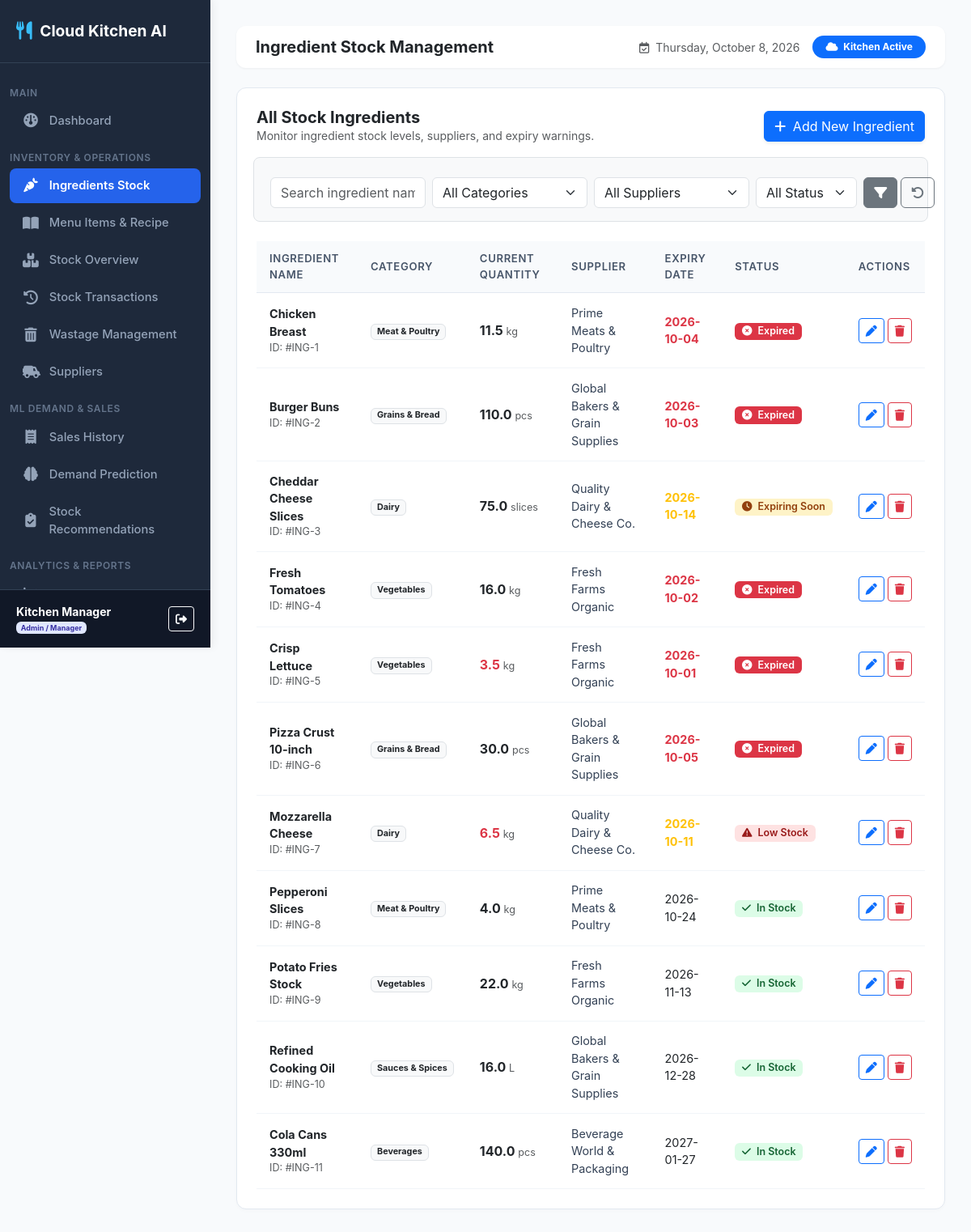
Before: /ingredients/ (signed in) with the older database file.
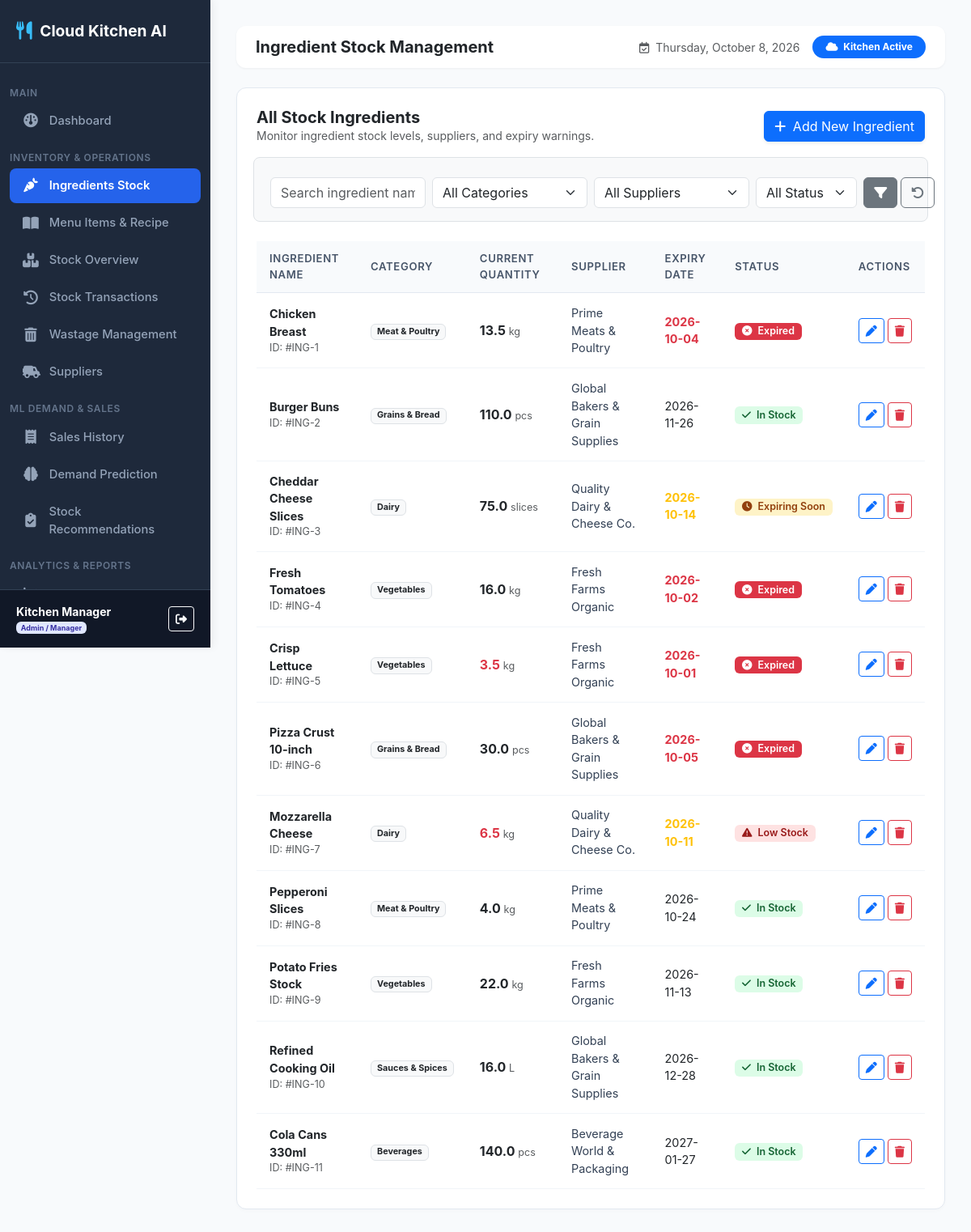
After: the same page with the newer database file.
### inventory_predictor/models.py (models this page shows, shortened)
class Ingredient(models.Model):
    CATEGORY_CHOICES = (
        ('Vegetables', 'Vegetables'),
        ('Dairy', 'Dairy'),
        ('Meat & Poultry', 'Meat & Poultry'),
        ('Grains & Bread', 'Grains & Bread'),
        ('Sauces & Spices', 'Sauces & Spices'),
        ('Beverages', 'Beverages'),
        ('Packaging', 'Packaging'),
        ('Other', 'Other'),
    )
    name = models.CharField(max_length=100, unique=True)
    category = models.CharField(max_length=50, choices=CATEGORY_CHOICES, default='Vegetables')
    unit = models.CharField(max_length=20, help_text="e.g. kg, g, L, ml, pcs, slices")
    current_quantity = models.FloatField(default=0.0)
    min_stock_level = models.FloatField(default=10.0)
    max_stock_level = models.FloatField(default=100.0)
    unit_cost = models.DecimalField(max_digits=10, decimal_places=2, default=0.00)
    supplier = models.ForeignKey(Supplier, on_delete=models.SET_NULL, null=True, blank=True, related_name='ingredients')
    expiry_date = models.DateField(null=True, blank=True)
    created_at = models.DateTimeField(auto_now_add=True)
    @property
    def is_low_stock(self):
        return self.current_quantity <= self.min_stock_level
    @property
    def is_expiring_soon(self):
        if self.expiry_date:
            today = date.today()
            days = (self.expiry_date - today).days
            return 0 <= days <= 7
        return False
    @property
    def is_expired(self):
        if self.expiry_date:
            return self.expiry_date < date.today()
        return False

class Supplier(models.Model):
    name = models.CharField(max_length=100)
    contact_person = models.CharField(max_length=100, blank=True, null=True)
    phone = models.CharField(max_length=20, blank=True, null=True)
    email = models.EmailField(blank=True, null=True)
    address = models.TextField(blank=True, null=True)
    created_at = models.DateTimeField(auto_now_add=True)

### inventory_predictor/views.py (the view)
# urls.py: path('ingredients/', views.ingredient_list, name='ingredient_list'),
@login_required
def ingredient_list(request):
    ingredients = Ingredient.objects.select_related('supplier').all()
    search_query = request.GET.get('search', '').strip()
    category_filter = request.GET.get('category', '').strip()
    status_filter = request.GET.get('status', '').strip()
    supplier_filter = request.GET.get('supplier', '').strip()
    if search_query:
        ingredients = ingredients.filter(name__icontains=search_query)
    if category_filter:
        ingredients = ingredients.filter(category=category_filter)
    if supplier_filter:
        ingredients = ingredients.filter(supplier_id=supplier_filter)
    ingredients_list = list(ingredients)
    if status_filter == 'low_stock':
        ingredients_list = [i for i in ingredients_list if i.is_low_stock]
    elif status_filter == 'expiring':
        ingredients_list = [i for i in ingredients_list if i.is_expiring_soon]
    categories = Ingredient.CATEGORY_CHOICES
    suppliers = Supplier.objects.all()
    context = {
        'ingredients': ingredients_list,
        'categories': categories,
        'suppliers': suppliers,
        'search_query': search_query,
        'category_filter': category_filter,
        'status_filter': status_filter,
        'supplier_filter': supplier_filter,
        'is_admin': role_check_admin(request.user)
    }
    return render(request, 'inventory_predictor/ingredients/list.html', context)

### inventory_predictor/views.py (called while the page is built)
def role_check_admin(user):
    if not user.is_authenticated:
        return False
    try:
        return user.is_superuser or user.profile.role == 'ADMIN'
    except Exception:
        return user.is_superuser

### inventory_predictor/templates/inventory_predictor/ingredients/list.html (shortened to what the changed rows need)
{% extends 'inventory_predictor/base.html' %}
{% block content %}
<div class="card-box">
    <div class="table-responsive">
        <table class="custom-table">
            <thead>
                <tr>
                    <th>Ingredient Name</th>
                    <th>Category</th>
                    <th>Current Quantity</th>
                    <th>Supplier</th>
                    <th>Expiry Date</th>
                    <th>Status</th>
                    {% if is_admin %}<th>Actions</th>{% endif %}
                </tr>
            </thead>
            <tbody>
                {% for ing in ingredients %}
                <tr>
                    <td>
                        <div class="fw-bold text-dark">{{ ing.name }}</div>
                        <div class="text-muted small">ID: #ING-{{ ing.id }}</div>
                    </td>
                    <td><span class="badge bg-light text-dark border">{{ ing.category }}</span></td>
                    <td>
                        <span class="fs-6 fw-bold {% if ing.is_low_stock %}text-danger{% else %}text-dark{% endif %}">
                            {{ ing.current_quantity }}
                        </span>
                        <span class="text-muted small">{{ ing.unit }}</span>
                    </td>
                    <td>{{ ing.supplier.name|default:"N/A" }}</td>
                    <td>
                        {% if ing.expiry_date %}
                            <span class="{% if ing.is_expired %}text-danger fw-bold{% elif ing.is_expiring_soon %}text-warning fw-bold{% else %}text-dark{% endif %}">
                                {{ ing.expiry_date|date:"Y-m-d" }}
                            </span>
                        {% else %}
                            <span class="text-muted">N/A</span>
                        {% endif %}
                    </td>
                    <td>
                        {% if ing.is_expired %}
                            <span class="badge badge-status bg-danger text-white"><i class="fa-solid fa-circle-xmark me-1"></i> Expired</span>
                        {% elif ing.is_low_stock %}
                            <span class="badge badge-status badge-low-stock"><i class="fa-solid fa-triangle-exclamation me-1"></i> Low Stock</span>
                        {% elif ing.is_expiring_soon %}
                            <span class="badge badge-status badge-expiring"><i class="fa-solid fa-clock me-1"></i> Expiring Soon</span>
                        {% else %}
                            <span class="badge badge-status badge-ok"><i class="fa-solid fa-check me-1"></i> In Stock</span>
                        {% endif %}
                    </td>
                    {% if is_admin %}
                    <td>
                        <div class="d-flex gap-1">
                            <a href="{% url 'ingredient_edit' ing.pk %}" class="btn btn-sm btn-outline-primary" title="Edit">
                                <i class="fa-solid fa-pen"></i>
                            </a>
                            <a href="{% url 'ingredient_delete' ing.pk %}" class="btn btn-sm btn-outline-danger" title="Delete">
                                <i class="fa-solid fa-trash"></i>
                            </a>
                        </div>
                    </td>
                    {% endif %}
                </tr>
                {% empty %}
                <tr>
                    <td colspan="7" class="text-center py-4 text-muted">
                        No ingredients found matching your search criteria.
                    </td>
                </tr>
                {% endfor %}
            </tbody>
        </table>
    </div>
</div>
{% endblock %}

Changed rows visible on the page:
changed Ingredient "Chicken Breast": current_quantity "11.5" → "13.5"
changed Ingredient "Burger Buns": expiry_date "2026-10-03" → "2026-11-26"; expiry_date "Expired" → "In Stock"
